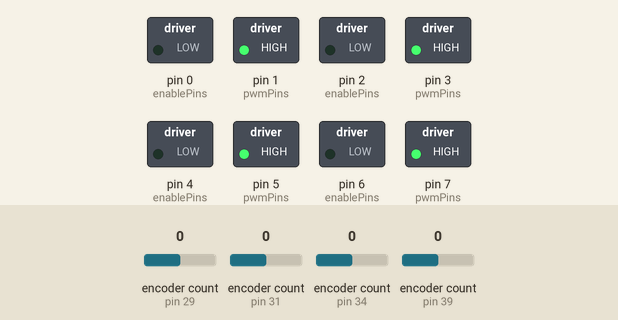
Recording of a program running on a simulated Teensy 4. Shown: switched loads named in the program (green lamp = pin HIGH). The test bench sets the inputs (shaded band); at power-on: encoder count (sensors on pin 29, pin 31, pin 34, pin 39) 0. What the program prints to the serial monitor is not drawn.

Above: at 2.7 s.
2.8 s: encoder count (sensor on pin 29) set to 1
At 3.8 s:
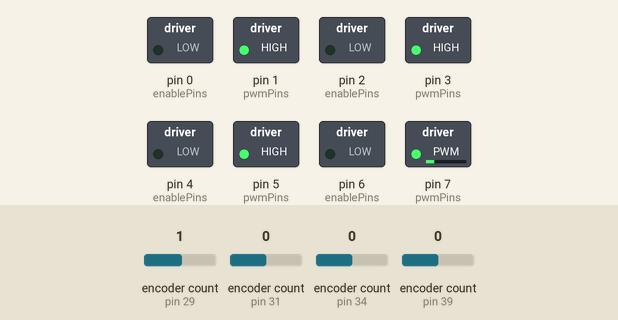
4.3 s: encoder count (sensor on pin 29) set to 0
At 5.1 s:
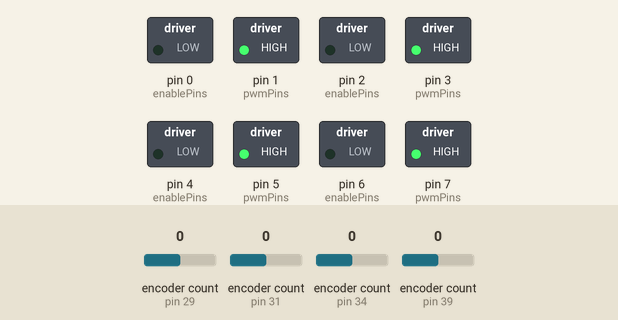
5.8 s: encoder count (sensor on pin 31) set to 1
At 6.6 s:
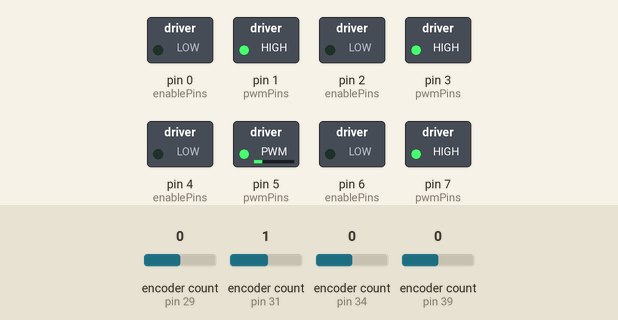
7.3 s: encoder count (sensor on pin 31) set to 0
At 8.0 s:
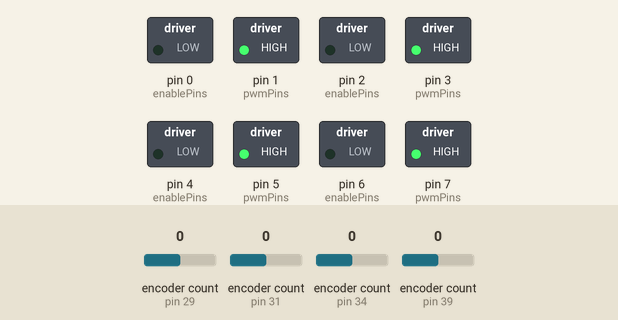
8.8 s: encoder count (sensor on pin 29) set to 4
At 9.7 s:
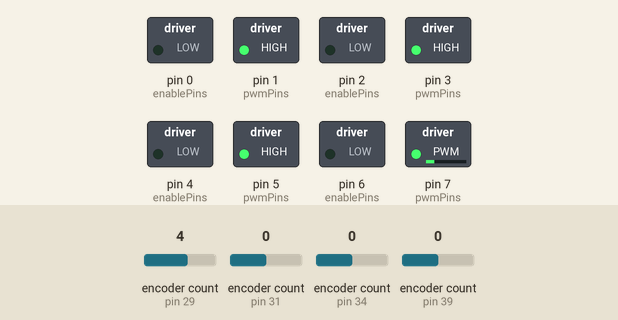
10.3 s: encoder count (sensor on pin 34) set to 1
At 10.7 s:
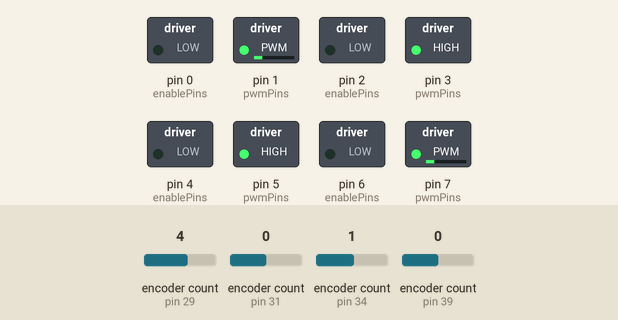
Timing chart, 0 to 12.8 s (numbered marks = the images above; inputs shaded):
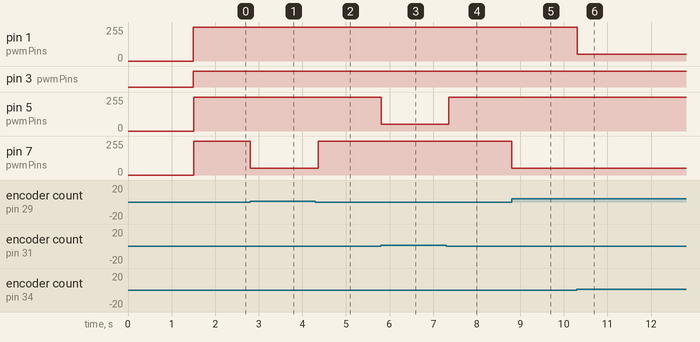

The program:

main.cpp
```cpp
#include <Arduino.h>
#include "I2Cdev.h"
#include "Motor.h"
#include <Encoder.h>
#include "MPU6050_6Axis_MotionApps20.h"
#include "IMUManager.h"


// Encoder Pins
const int encoderPinsA[4] = {34, 39, 31, 29}; // Encoder A pins
const int encoderPinsB[4] = {35, 40, 32, 30}; // Encoder B pins


// Motor Pins
const int pwmPins[4] = {1, 3, 5, 7};        // PWM pins for motors
const int enablePins[4] = {0, 2, 4, 6};       // Enable pins for motors


// Define the 4 encoders
Encoder encoders[4] = {
    Encoder(encoderPinsA[0], encoderPinsB[0]),
    Encoder(encoderPinsA[1], encoderPinsB[1]),
    Encoder(encoderPinsA[2], encoderPinsB[2]),
    Encoder(encoderPinsA[3], encoderPinsB[3])
};

// Define the 4 Motors
Motor motors[4] = {
    Motor(pwmPins[0], enablePins[0]),
    Motor(pwmPins[1], enablePins[1]),
    Motor(pwmPins[2], enablePins[2]),
    Motor(pwmPins[3], enablePins[3])
};


// Define the 3 IMUs

MPU6050 mpu1(0x69);
MPU6050 mpu2(0x68, &Wire1);
MPU6050 mpu3(0x68, &Wire2);
IMUManager imuManager(mpu1, mpu2, mpu3);


// Define the control loop object
IntervalTimer controlTimer;

// Desired and current positions are set to 0 for initialization
float desiredPositions[4] = {0.0, 0.0, 0.0, 0.0};
float currentPositions[4] = {0.0, 0.0, 0.0, 0.0};

//Encoder pulses per revolution for the AMS AS5047P encoder
float ppr = 1000;

float f_cutoff = 25;
float wc  = 2*PI*f_cutoff;
float tau = 0.001;
//Bodu angle, leg angle, body angular velocity are defined
float theta, theta_r1, thetadot, theta_r2, theta_previous, thetadot_previous;

void control_loop(){

        thetadot = (2*theta*wc - 2*wc*theta_previous-(tau*wc-2)*thetadot_previous)/(2+tau*wc);
        thetadot_previous = thetadot;
        theta_previous = theta;

    for (int i = 0; i < 4; i++) {

        currentPositions[i] = encoders[i].read()*PI/(2*ppr);          // Read motor position

        //theta = roll;


        // Set Desired Positions
        switch(i){
            case 1:
              float wheel_despos = motors[1].wheelDesired(theta);
              motors[1].setDesiredPosition(wheel_despos);
              motors[3].setDesiredPosition(wheel_despos);
            case 2:
              float compression = motors[2].getCompression(theta, thetadot, theta_r1);
              motors[2].setDesiredPosition(compression);
              motors[4].setDesiredPosition(compression);

        }


        motors[i].control(currentPositions[i]);                       // Drive the motor

        //Print Desired and Measured Positions
        Serial.print("Motor ");
        Serial.print(i);
        Serial.print(" | Current Position: ");
        Serial.print(currentPositions[i]);
        Serial.print(" | Desired Position: ");
        Serial.println(desiredPositions[i]);
    }


}


void setup() {

  Serial.begin(38400);

  // Wait for Serial to connect
  while (!Serial);

  imuManager.initializeIMUs();

  //Initialize motors

  for (int i = 0; i < 4; i++) {

    motors[i].setDesiredPosition(0);

  }


  //Initialize control loop
  controlTimer.begin(control_loop,1000);


}

void loop() {

  imuManager.readIMUData();
  theta = imuManager.roll1;
  theta_r1 = imuManager.roll2;
  theta_r2 = imuManager.roll3;


}
```

Measured:
- after the input at 2.8 s, pin 7 (pwmPins): 255/255 → 51/255 at once
- after the input at 4.3 s, pin 7 (pwmPins): 51/255 → 255/255 after 0.06 s
- after the input at 5.8 s, pin 5 (pwmPins): 255/255 → 51/255 at once
- after the input at 7.3 s, pin 5 (pwmPins): 51/255 → 255/255 after 0.06 s
- after the input at 8.8 s, pin 7 (pwmPins): 255/255 → 51/255 at once
- after the input at 10.3 s, pin 1 (pwmPins): 255/255 → 51/255 at once
